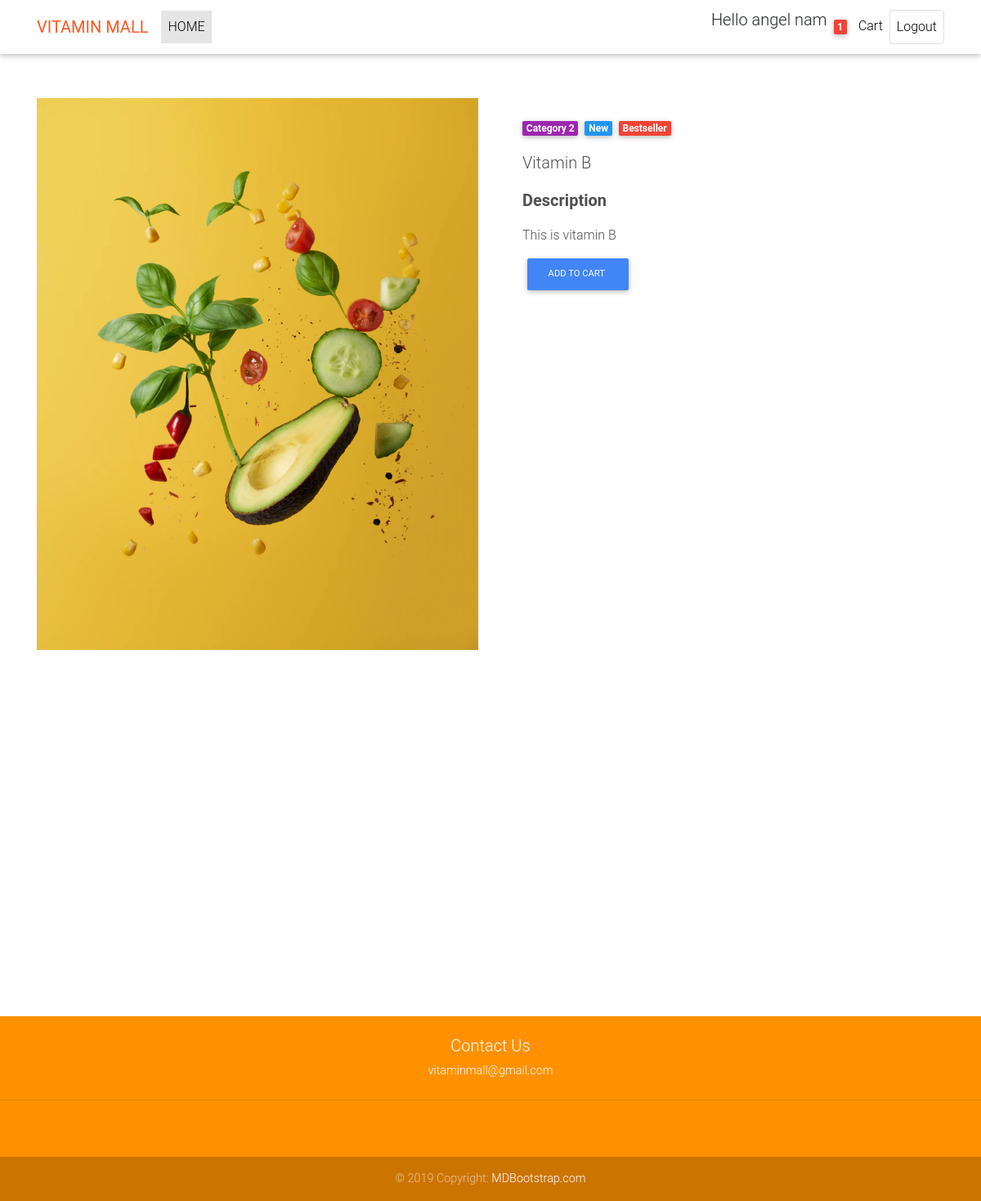
The app's page /main/product/2 (signed in) with its own data.
### vitaminapp/models.py (models this page shows, shortened)
class User(models.Model):
    first_name = models.CharField(max_length=255)
    last_name = models.CharField(max_length=255)
    email = models.EmailField(max_length=255)
    password = models.CharField(max_length=255)
    register_date = models.DateTimeField(auto_now_add=True, verbose_name="modification_date ")
    created_at = models.DateField(auto_now_add=True)
    updated_at = models.DateField(auto_now=True)
    profile_pic = models.ImageField(null=True, blank=True, upload_to='images')
    objects = UserManager()
    class Meta:
        db_table = 'vitamin_user'
        verbose_name = 'user'
        verbose_name_plural = 'user'

class Product(models.Model):
    product_name = models.CharField(max_length=45,blank=True)
    price= models.IntegerField(verbose_name='product_price' )
    description = models.TextField(verbose_name='product_info')
    stock = models.IntegerField(verbose_name='product_stock')
    date = models.DateTimeField()
    created_at = models.DateField(auto_now_add=True)
    updated_at = models.DateField(auto_now=True)
    product_pic = models.ImageField(null=True, blank=True, upload_to='product_images')
    objects = ProductManager()
    class Meta:
        db_table = 'vitamin_product'
        verbose_name = 'product'
        verbose_name_plural = 'product'

### vitaminapp/views.py (the view)
# urls.py: path('main/product/<int:id>', views.loggedin_product),
def loggedin_product(request, id):
    context = {
        'one_product': Product.objects.get(id=id),
        'this_user': User.objects.get(id=request.session['user_id'])
    }
    return render(request, "loggedin_product.html", context)

### vitaminapp/templates/loggedin_product.html (shortened to what this page needs)
{% load static %}
<!DOCTYPE html>
<html lang="en">
    <head>
        <link
        href="{% static 'css/bootstrap.css' %}" rel="stylesheet">
        <link
        href="{% static 'css/mdb.min.css' %}" rel="stylesheet">
        <link href="{% static 'css/style.min.css' %}" rel="stylesheet">
    </head>
    <body>
        <nav class="navbar fixed-top navbar-expand-lg navbar-light white scrolling-navbar">
            <div
                class="container">
                <a class="navbar-brand waves-effect" href="/main" target="_blank">
                    <strong class="deep-orange-text">VITAMIN MALL</strong>
                </a>
                <div
                    class="collapse navbar-collapse" id="navbarSupportedContent">
                    <ul class="navbar-nav mr-auto">
                        <li class="nav-item active">
                            <a class="nav-link waves-effect" href="#">HOME
                            </a>
                        </li>
                    </ul>
                    <ul class="navbar-nav nav-flex-icons">
                        <li>
                            <h5>Hello
                                {{ this_user.first_name }}
                                {{ this_user.last_name }}</h5>
                        </li>
                        <li class="nav-item">
                            <a class="nav-link waves-effect">
                                <span class="badge red z-depth-1 mr-1">
                                    1
                                </span>
                                <i class="fas fa-shopping-cart"></i>
                                <span class="clearfix d-none d-sm-inline-block">
                                    Cart
                                </span>
                            </a>
                        </li>
                    <li class="nav-item">
                        <a href="https://github.com/mdbootstrap/bootstrap-material-design" class="nav-link border border-light rounded waves-effect" target="_blank">
                            Logout
                        </a>
                    </li>
                </ul>
            </div>
        </div>
    </body>
</html></nav><main class="mt-5 pt-4">
<div
    class="container dark-grey-text mt-5">
    <div
        class="row2 wow fadeIn">
        <div class="col-md-6 mb-4">
            <img src="{{ one_product.product_pic }}" class="img-fluid" alt="">
        </div>
        <div
            class="col-md-6 mb-4">
            <div class="p-4">
                <div class="mb-3">
                    <a href="">
                        <span class="badge purple mr-1">Category 2</span>
                    </a>
                    <a href="">
                        <span class="badge blue mr-1">New</span>
                    </a>
                    <a href="">
                        <span class="badge red mr-1">Bestseller</span>
                    </a>
                </div>
                <p class="lead">
                    <span>{{ one_product.product_name }}</span>
                </p>
                <p class="lead font-weight-bold">Description</p>
                <p>{{ one_product.description }}</p>
                <a action="/checkout" method="post" class="btn btn-primary btn-md my-0 p" type="submit">Add to cart
                </a>
            </div>
        </div>
    </div>
</main>
<div id="carousel-example-1z" class="carousel slide carousel-fade pt-4" data-ride="carousel"></div>
<footer
    class="page-footer text-center font-small mt-4 orange accent-3 fadeIn">
    <div class="pt-4">
        <h5>Contact Us</h5>
        <p>vitaminmall@gmail.com</p>
    </div>
    <hr
    class="my-4">
    <div class="pb-4">
        <a href="https://www.facebook.com/mdbootstrap" target="_blank">
        </a>
        <a href="https://instagram.com/MDBootstrap" target="_blank">
        </a>
    </div>
    <div class="footer-copyright py-3">
        © 2019 Copyright:
        <a href="https://mdbootstrap.com/education/bootstrap/" target="_blank">
            MDBootstrap.com
        </a>
    </div>
</footer></body></html>

### records on screen
User: first_name "angel", last_name "nam"
Product: product_pic (picture), product_name "Vitamin B", description "This is vitamin B"
